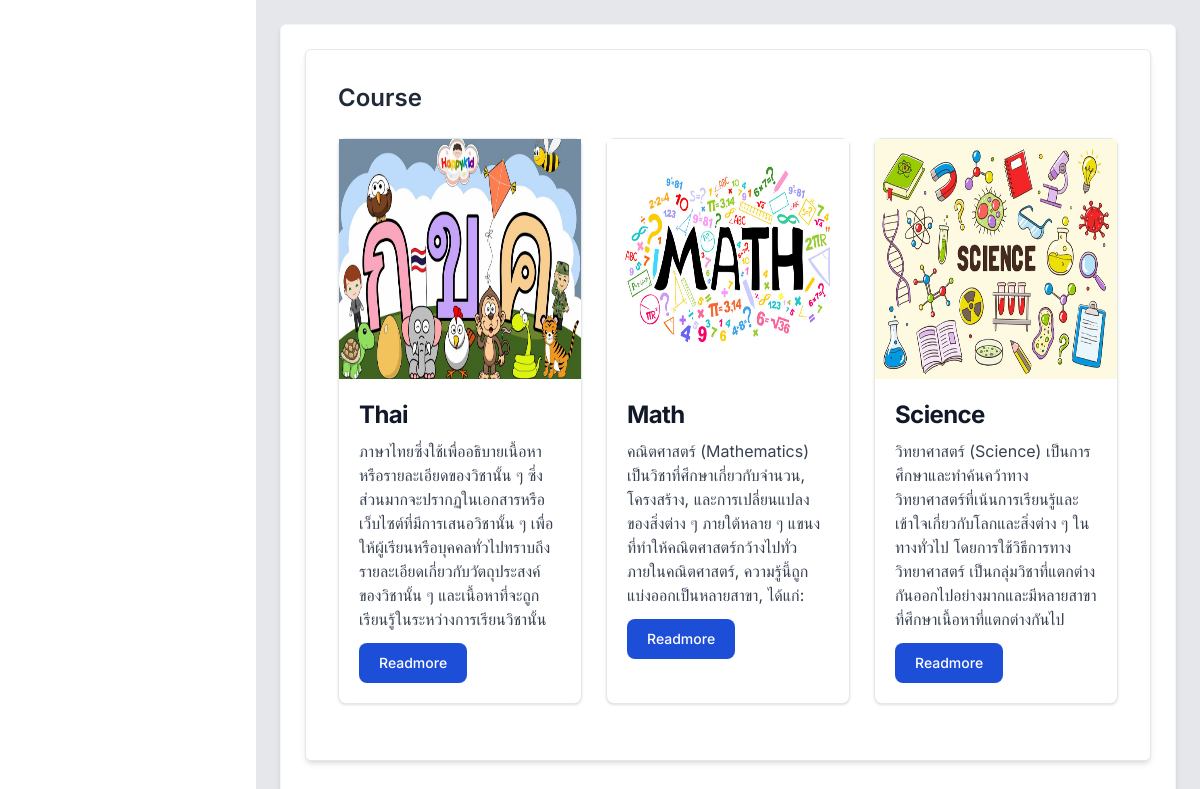
The page /Academic/course.php on the database its author committed.
### tables this page shows
CREATE TABLE `course` (
  `course_id` int(10) UNSIGNED ZEROFILL NOT NULL,
  `course_name` varchar(200) NOT NULL,
  `course_description` varchar(255) NOT NULL,
  `sec_id` int(1) NOT NULL,
  `credits` int(1) NOT NULL,
  `semester` int(1) NOT NULL,
  `year` int(4) NOT NULL,
  `course_image` varchar(255) DEFAULT NULL
);

### Academic/course.php (the view, shortened to what this page needs)
<?php include 'connectdatabase.php';
?>
<!DOCTYPE html>
<html lang="en">
<head>
    <link href="https://fonts.bunny.net/css?family=figtree:400,500,600&display=swap" rel="stylesheet" />
    <link href='https://unpkg.com/boxicons@2.1.4/css/boxicons.min.css' rel='stylesheet'>
    <link href="https://cdn.jsdelivr.net/npm/remixicon@3.5.0/fonts/remixicon.css" rel="stylesheet">
    <script src="https://cdn.tailwindcss.com"></script>
    <link href="style.css" rel="stylesheet">
</head>
<body class="text-gray-800 font-inter">
    <main class="w-full md:w-[calc(100%-256px)] md:ml-64 bg-gray-200 min-h-screen transition-all main">
        <div class="p-6">
            <div class="">
                <div class="grid grid-cols-1 lg:grid-cols-2 gap-6 mb-6">
                    <div class="bg-white border border-gray-100 shadow-md p-6 rounded-md lg:col-span-2 w-full">
                        <div class="flex flex-col lg:flex-row justify-between mb-4 items-start">
                            <div class="mx-auto bg-white p-8 border rounded-md shadow-md w-full justify-center">
                                <h2 class="text-2xl font-semibold mb-6">Course</h2>
                                <div class="grid grid-cols-1 lg:grid-cols-3 gap-6 mb-6 mx-auto">
                                    <?php
                                    $sql = "SELECT * FROM course ORDER BY course_id DESC";
                                    $result = mysqli_query($conn, $sql);
                                    while ($row = mysqli_fetch_assoc($result)) {
                                    ?>
                                        <div class="max-w-sm bg-white border border-gray-200 rounded-lg shadow dark:bg-gray-800 dark:border-gray-700">
                                            <a href="coursepage.php?course_id=<?= $row['course_id'] ?>">
                                                <img src="../Academic/system/imagecourse/<?= $row['course_image'] ?>" class="w-full max-w-96 max-h-96 h-60">
                                            </a>
                                            <div class="p-5 flex flex-col">
                                                <div>
                                                    <a href="#">
                                                        <h5 class="mb-2 text-2xl font-bold tracking-tight text-gray-900 dark:text-white">
                                                            <?= $row['course_name'] ?>
                                                        </h5>
                                                    </a>
                                                    <p class="mb-3 font-normal md:text-base text-xs text-gray-700 dark:text-gray-400">
                                                        <?= $row['course_description'] ?>
                                                    </p>
                                                </div>
                                                <div class="items-end">
                                                    <button onclick="redirectTocoursepage(<?= $row['course_id'] ?>)" class="block text-white bg-blue-700 hover:bg-blue-800 focus:ring-4 focus:outline-none focus:ring-blue-300 font-medium rounded-lg text-sm px-5 py-2.5 text-center dark:bg-blue-600 dark:hover:bg-blue-700 dark:focus:ring-blue-800" type="button">
                                                        Readmore
                                                    </button>
                                                </div>
                                            </div>
                                        </div>
                                    <?php
                                    }
                                    ?>
                                </div>
                            </div>
                        </div>
                    </div>
                </div>
            </div>
        </div>
    </main>
</body>
</html>

### Academic/style.css (style rules this page uses)
html { line-height: 1.5; -webkit-text-size-adjust: 100%; -moz-tab-size: 4; -o-tab-size: 4; tab-size: 4; font-family: ui-sans-serif, system-ui, -apple-system, BlinkMacSystemFont, "Segoe UI", Roboto, "Helvetica Neue", Arial, "Noto Sans", sans-serif, "Apple Color Emoji", "Segoe UI Emoji", "Segoe UI Symbol", "Noto Color Emoji"; font-feature-settings: normal; font-variation-settings: normal; }
body { margin: 0; line-height: inherit; }
h1, h2, h3, h4, h5, h6 { font-size: inherit; font-weight: inherit; }
a { color: inherit; text-decoration: inherit; }
button, input, optgroup, select, textarea { font-family: inherit; font-feature-settings: inherit; font-variation-settings: inherit; font-size: 100%; font-weight: inherit; line-height: inherit; color: inherit; margin: 0; padding: 0; }
button, select { text-transform: none; }
button, [type='button'], [type='reset'], [type='submit'] { -webkit-appearance: button; background-color: transparent; background-image: none; }
blockquote, dl, dd, h1, h2, h3, h4, h5, h6, hr, figure, p, pre { margin: 0; }
button, [role="button"] { cursor: pointer; }
img, svg, video, canvas, audio, iframe, embed, object { display: block; vertical-align: middle; }
img, video { max-width: 100%; height: auto; }
.mb-2 { margin-bottom: 0.5rem; }
.mb-4 { margin-bottom: 1rem; }
.mb-6 { margin-bottom: 1.5rem; }
.block { display: block; }
.flex { display: flex; }
.grid { display: grid; }
.min-h-screen { min-height: 100vh; }
.w-full { width: 100%; }
.grid-cols-1 { grid-template-columns: repeat(1, minmax(0, 1fr)); }
.items-start { align-items: flex-start; }
.justify-center { justify-content: center; }
.justify-between { justify-content: space-between; }
.gap-6 { gap: 1.5rem; }
.rounded-md { border-radius: 0.375rem; }
.border { border-width: 1px; }
.border-gray-100 { --tw-border-opacity: 1; border-color: rgb(243 244 246 / var(--tw-border-opacity)); }
.border-gray-200 { --tw-border-opacity: 1; border-color: rgb(229 231 235 / var(--tw-border-opacity)); }
.bg-white { --tw-bg-opacity: 1; background-color: rgb(255 255 255 / var(--tw-bg-opacity)); }
.p-6 { padding: 1.5rem; }
.font-inter { font-family: 'Inter', sans-serif; }
.text-2xl { font-size: 1.5rem; line-height: 2rem; }
.text-sm { font-size: 0.875rem; line-height: 1.25rem; }
.font-bold { font-weight: 700; }
.font-medium { font-weight: 500; }
.font-normal { font-weight: 400; }
.font-semibold { font-weight: 600; }
.text-gray-800 { --tw-text-opacity: 1; color: rgb(31 41 55 / var(--tw-text-opacity)); }
.text-white { --tw-text-opacity: 1; color: rgb(255 255 255 / var(--tw-text-opacity)); }
.shadow-md { --tw-shadow: 0 4px 6px -1px rgb(0 0 0 / 0.1), 0 2px 4px -2px rgb(0 0 0 / 0.1); --tw-shadow-colored: 0 4px 6px -1px var(--tw-shadow-color), 0 2px 4px -2px var(--tw-shadow-color); box-shadow: var(--tw-ring-offset-shadow, 0 0 #0000), var(--tw-ring-shadow, 0 0 #0000), var(--tw-shadow); }
.transition-all { transition-property: all; transition-timing-function: cubic-bezier(0.4, 0, 0.2, 1); transition-duration: 150ms; }
@media (min-width: 768px) { .md\:ml-64 { margin-left: 16rem; } }
@media (min-width: 768px) { .md\:w-\[calc\(100\%-256px\)\] { width: calc(100% - 256px); } }
@media (min-width: 1024px) { .lg\:col-span-2 { grid-column: span 2 / span 2; } }
@media (min-width: 1024px) { .lg\:grid-cols-2 { grid-template-columns: repeat(2, minmax(0, 1fr)); } }
@media (min-width: 1024px) { .lg\:grid-cols-3 { grid-template-columns: repeat(3, minmax(0, 1fr)); } }

### rows shown on the page
course: course_image (picture), course_name "Thai", course_description "ภาษาไทยซึ่งใช้เพื่ออธิบายเนื้อหาหรือรายละเอียดของวิชานั้น ๆ ซึ่งส่วนมากจะปรากฏในเอกสารหรือเว็บไซต์ที่มีการเสนอวิชานั้น ๆ เพื่อให้ผู้เรียนหรือบุคคลทั่วไปทราบถึงรายละเอียดเกี่ยวกับวัตถุประสงค์ของวิชานั้น ๆ และเนื้อหาที่จะถูกเรียนรู้ในระหว่างการเรียนวิชานั้น"
course: course_image (picture), course_name "Math", course_description "คณิตศาสตร์ (Mathematics) เป็นวิชาที่ศึกษาเกี่ยวกับจำนวน, โครงสร้าง, และการเปลี่ยนแปลงของสิ่งต่าง ๆ ภายใต้หลาย ๆ แขนงที่ทำให้คณิตศาสตร์กว้างไปทั่ว ภายในคณิตศาสตร์, ความรู้นี้ถูกแบ่งออกเป็นหลายสาขา, ได้แก่:"
course: course_image (picture), course_name "Science", course_description "วิทยาศาสตร์ (Science) เป็นการศึกษาและทำค้นคว้าทางวิทยาศาสตร์ที่เน้นการเรียนรู้และเข้าใจเกี่ยวกับโลกและสิ่งต่าง ๆ ในทางทั่วไป โดยการใช้วิธีการทางวิทยาศาสตร์ เป็นกลุ่มวิชาที่แตกต่างกันออกไปอย่างมากและมีหลายสาขาที่ศึกษาเนื้อหาที่แตกต่างกันไป"
